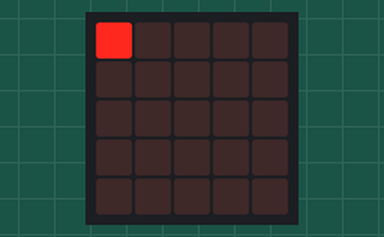
Simulated run of this program. Board: Calliope mini (MakeCode). Shown: the board's 5×5 LED display. At 3.2 s the program stops and its outputs stay as they are.

Above: at 0.1 s.
At 0.7 s:
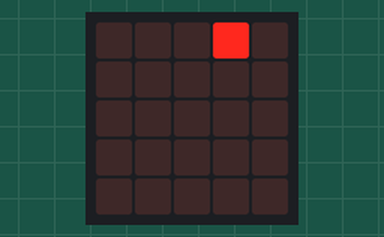
At 1.1 s:
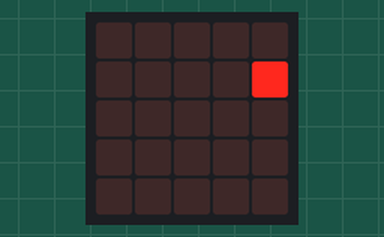
At 1.5 s:
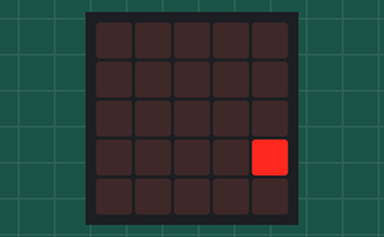
At 2.3 s:
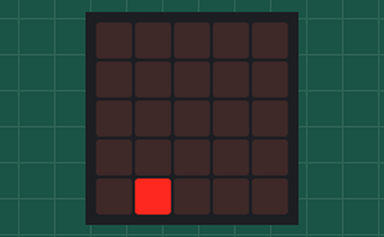
At 3.1 s:
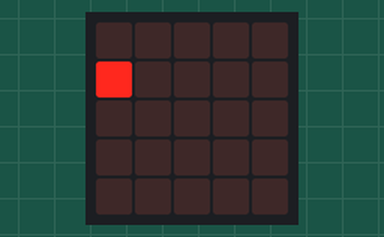

The program:

main.ts
```typescript
let y = 0
let x = 0
y += 0
for (let index = 0; index < 4; index++) {
    led.plot(x, y)
    x += 1
    basic.pause(200)
    led.unplot(x - 1, 0)
}
for (let index = 0; index < 4; index++) {
    led.plot(x, y)
    y += 1
    basic.pause(200)
    led.unplot(x, y - 1)
}
for (let index = 0; index < 4; index++) {
    led.plot(x, y)
    x += -1
    basic.pause(200)
    led.unplot(x + 1, y)
}
for (let index = 0; index < 4; index++) {
    led.plot(x, y)
    y += -1
    basic.pause(200)
    led.unplot(x, y + 1)
}
```

test.ts
```typescript
// Hier kann man Tests durchführen; diese Datei wird nicht kompiliert, wenn dieses Paket als Erweiterung verwendet wird.
```
